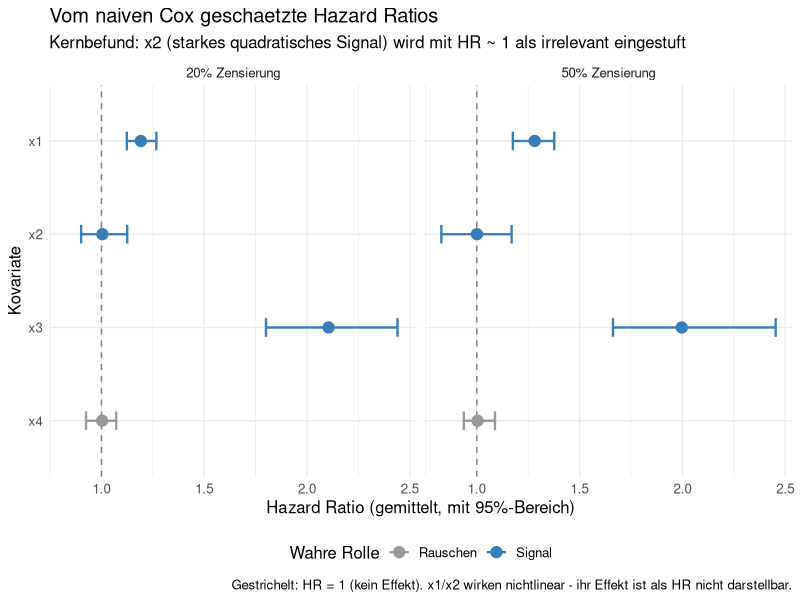
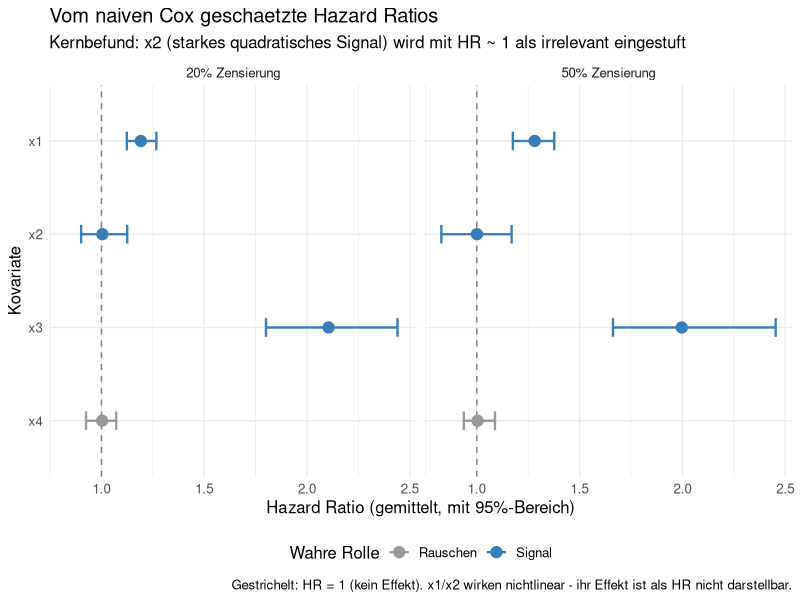

Source code (R) for these figures, in order:
# ===================================================================
# BAUSTEIN 1: Forest-Plot der Cox-HRs (Hazard 0.3) - BASIS-VERSION
# -------------------------------------------------------------------
# Zeigt die vom naiven Cox geschätzten Hazard Ratios, gemittelt
# über Iterationen. Kernbefund: x2 (starkes quadratisches Signal)
# bekommt HR ~ 1.00 -> Cox übersieht es.
#
# HINWEIS: Diese Basis-Version zeigt NUR die geschätzten HRs.
# Das Einzeichnen der "Wahrheit" (x3, x4) kommt als Erweiterung
# dazu im Skript "forest_plot_hr_v5_untereinander". 
#
# Zwei Zensierungsstufen (20% und 50%) - 50% war Prof-Wunsch.
# ===================================================================

library(survival)
library(ggplot2)
library(dplyr)

HAZARD_FACTOR <- 0.3

simulate_censoring <- function(n = 1000, cens_rate) {
  x1 <- runif(n, -2, 2); x2 <- rnorm(n, 0, 1)
  x3 <- rbinom(n, 1, 0.5); x4 <- rnorm(n, 0, 1)
  lp_base <- 1.5 * sin(pi * x1) + 1.2 * (x2^2) + (1.5 * x1 * x3)
  true_time <- ( -log(runif(n)) / (HAZARD_FACTOR * exp(lp_base + 1.5 * x3)) )^(1/(1.1 + 0.5 * x3))
  cens_time <- rexp(n, rate = cens_rate)
  time   <- pmin(true_time, cens_time, 5)
  status <- ifelse(true_time <= pmin(cens_time, 5), 1, 0)
  data.frame(time, status, x1, x2, x3, x4)
}

calibrate_rate <- function(target_cens, n_calib = 20000, seed = 1) {
  f <- function(rate) {
    set.seed(seed)
    d <- simulate_censoring(n = n_calib, cens_rate = rate)
    mean(d$status == 0) - target_cens
  }
  uniroot(f, interval = c(1e-4, 50), tol = 1e-4)$root
}

form <- Surv(time, status) ~ x1 + x2 + x3 + x4

cens_levels <- c(0.20, 0.50)   # 50% war Prof-Wunsch
n_iter      <- 100

cat("Kalibriere Raten...\n")
rates <- sapply(cens_levels, calibrate_rate)
names(rates) <- paste0(cens_levels*100, "%")
print(round(rates, 4))

# -------------------------------------------------------------------
# HRs ueber Iterationen sammeln
# -------------------------------------------------------------------
hr_data <- data.frame()

for (k in seq_along(cens_levels)) {
  cens <- cens_levels[k]; rate <- rates[k]
  cat("\nZensierung", cens*100, "% ...\n")
  
  coefs <- matrix(NA, nrow = n_iter, ncol = 4,
                  dimnames = list(NULL, c("x1","x2","x3","x4")))
  
  for (i in 1:n_iter) {
    set.seed(round(cens*1000) + i)
    d <- simulate_censoring(n = 1000, cens_rate = rate)
    m <- tryCatch(coxph(form, data = d), error = function(e) NULL)
    if (!is.null(m)) coefs[i, ] <- coef(m)
  }
  
  # Mittelwerte und CIs der HRs (exp der log-HR)
  for (v in c("x1","x2","x3","x4")) {
    log_hr <- coefs[, v]
    hr_data <- rbind(hr_data, data.frame(
      Zensierung = paste0(cens*100, "% Zensierung"),
      Variable = v,
      HR = exp(mean(log_hr, na.rm = TRUE)),
      HR_low = exp(quantile(log_hr, 0.025, na.rm = TRUE)),
      HR_high = exp(quantile(log_hr, 0.975, na.rm = TRUE)),
      Rolle = ifelse(v == "x4", "Rauschen", "Signal")
    ))
  }
}

cat("\n=== Geschaetzte Hazard Ratios (gemittelt) ===\n")
print(hr_data[, c("Zensierung","Variable","HR","HR_low","HR_high")], row.names = FALSE)

# -------------------------------------------------------------------
# Forest-Plot
# -------------------------------------------------------------------
hr_data$Variable <- factor(hr_data$Variable, levels = c("x4","x3","x2","x1"))

plot_forest <- ggplot(hr_data, aes(x = HR, y = Variable, color = Rolle)) +
  geom_vline(xintercept = 1, linetype = "dashed", color = "grey50") +
  geom_point(size = 3.5) +
  geom_errorbarh(aes(xmin = HR_low, xmax = HR_high), height = 0.2, linewidth = 0.8) +
  facet_wrap(~ Zensierung) +
  scale_color_manual(values = c("Signal"="#377EB8", "Rauschen"="#999999")) +
  theme_minimal() +
  labs(title = "Vom naiven Cox geschaetzte Hazard Ratios",
       subtitle = "Kernbefund: x2 (starkes quadratisches Signal) wird mit HR ~ 1 als irrelevant eingestuft",
       x = "Hazard Ratio (gemittelt, mit 95%-Bereich)", y = "Kovariate",
       color = "Wahre Rolle",
       caption = "Gestrichelt: HR = 1 (kein Effekt). x1/x2 wirken nichtlinear - ihr Effekt ist als HR nicht darstellbar.") +
  theme(text = element_text(size = 12), legend.position = "bottom")

ggsave("Plot_v3_ForestPlot.png", plot = plot_forest, width = 11, height = 6, dpi = 300)
print(plot_forest)

write.csv(hr_data, "Ergebnisse_v3_ForestHR.csv", row.names = FALSE)
cat("\nGespeichert: Plot_v3_ForestPlot.png\n")
